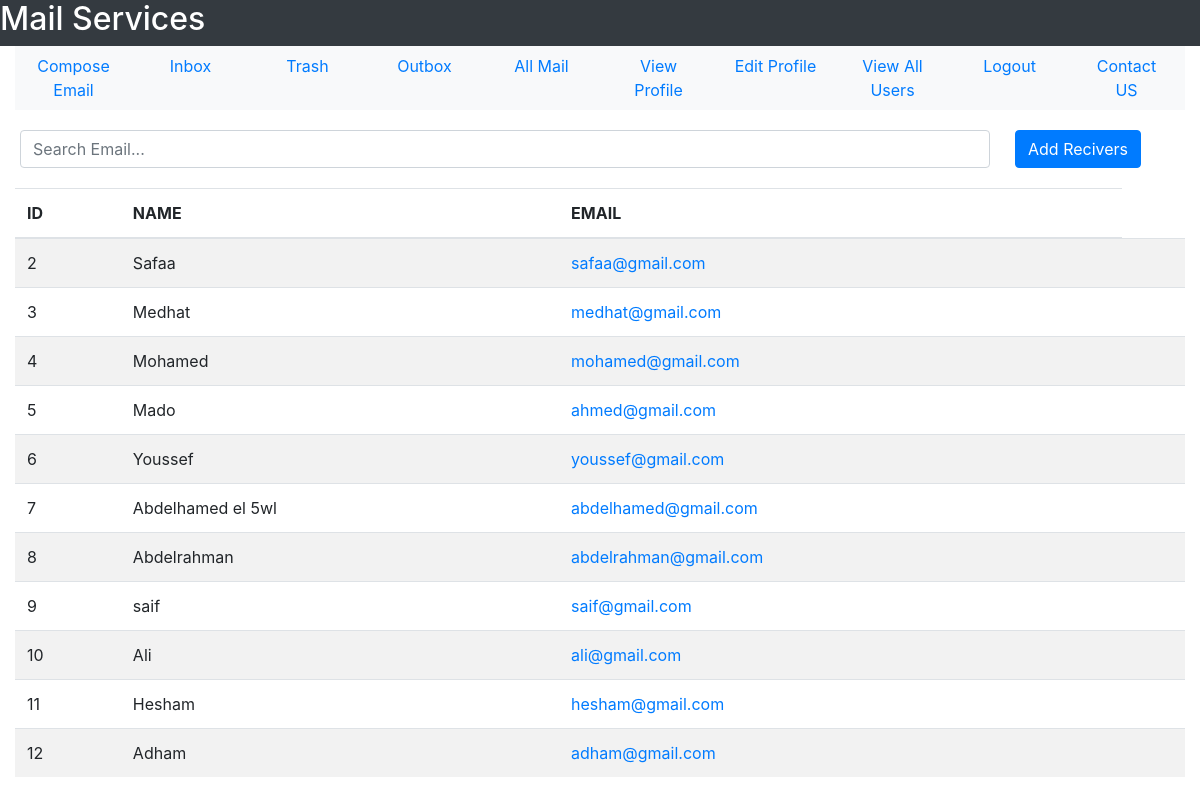
/All-Users (signed in), run on an earlier commit of the app's database.
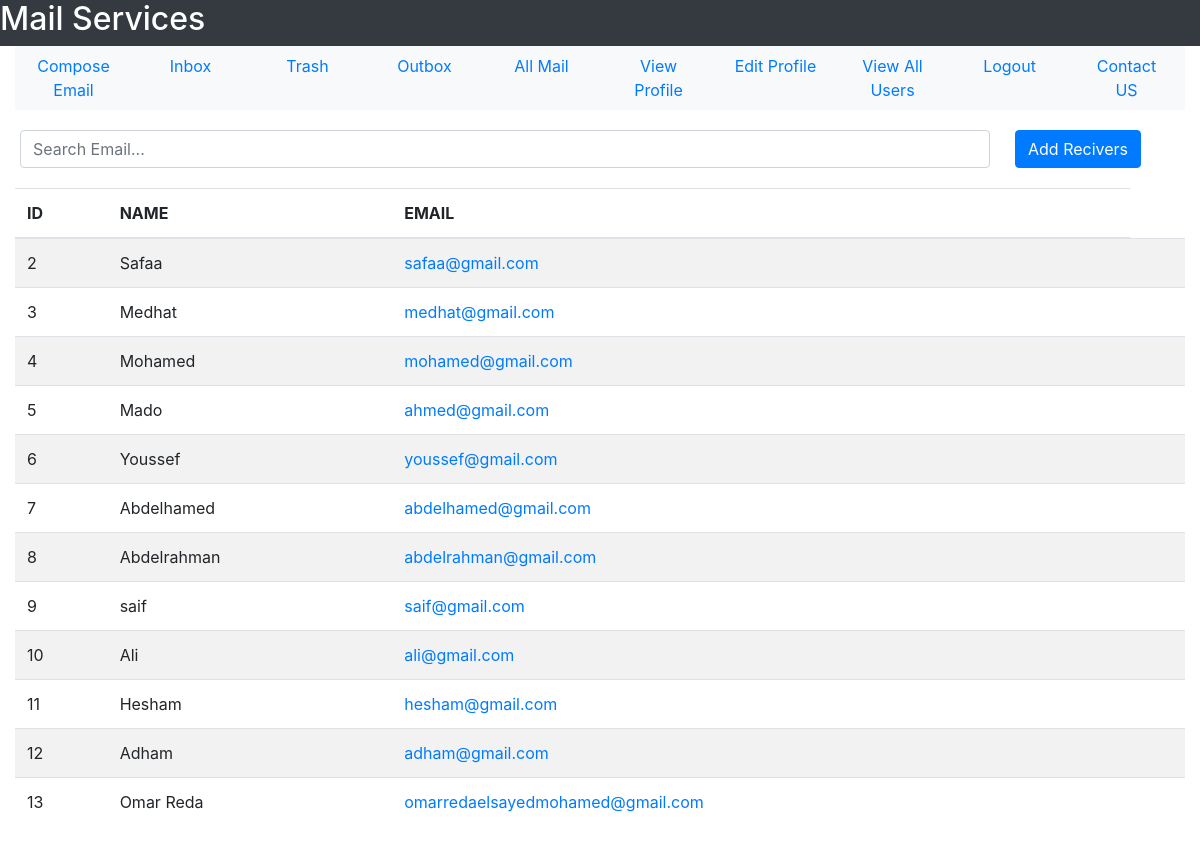
And on a later commit of the database.
### tables this page shows
CREATE TABLE user(user_id INTEGER PRIMARY KEY, user_name TEXT NOT NULL, user_email TEXT NOT NULL, user_password TEXT  NOT NULL, user_gender TEXT NOT NULL, user_date_of_birth TEXT NOT NULL, user_city TEXT NOT NULL, user_country TEXT NOT NULL, user_contact INTEGER, user_account_creation_date TEXT NOT NULL, user_active INTEGER DEFAULT 0 CHECK(user_active == 1 OR user_active == 0), UNIQUE(user_email));

### User/User_Profile/user.py (the view)
@user_profile_bp.route('/All-Users')
def view_all_users():
    sqlite_connection = sqlite3.connect('Mail_DB.db')
    select_allusers_query = """SELECT user_id , user_name, user_email FROM user WHERE user_id != ?;"""
    allUsers = sqlite_connection.execute(select_allusers_query, (get_user_id(session["email"]),)).fetchall()
    sqlite_connection.close()
    return render_template("User_Profile/allUsers.html", allUsers = allUsers)

### User/User_Mail/user_mail.py (called while the page is built)
def get_user_id(user_email):
    sqlite_connection = sqlite3.connect('MAIL_DB.db')
    select_user_query = """SELECT user_id FROM user WHERE user_email = ?;"""
    select_user_query_data = (user_email,)
    user_record = sqlite_connection.execute(select_user_query, select_user_query_data)
    user_id = 0
    for data in user_record:
        user_id = data[0]
    sqlite_connection.close()
    return user_id

### User/User_Profile/templates/User_Profile/allUsers.html (shortened to what this page needs)
<!DOCTYPE html>
<html lang = "en">
    <head>
        <link rel="stylesheet" href="https://maxcdn.bootstrapcdn.com/bootstrap/4.5.2/css/bootstrap.min.css">
    </head>
    <body>
        <div class = "container-fluid">
        <div class = "row bg-dark text-white">
            <h2>Mail Services</h2>
        </div>
        <div>
            <ul class = "nav nav-justified bg-light">
                <li class = 'nav-item'>
                    <a href = "{{url_for('user_mail_bp.compose_email')}}" class = 'nav-link'>Compose Email</a>
                </li>
                <li class = 'nav-item'>
                    <a href = "{{url_for('user_mail_bp.see_inbox')}}" class = 'nav-link'>Inbox</a>
                </li>
                <li class = 'nav-item'>
                    <a href = "{{url_for('user_mail_bp.trash')}}" class = 'nav-link'>Trash</a>
                </li>
                <li class = 'nav-item'>
                    <a href = "{{url_for('user_mail_bp.see_outbox')}}" class = 'nav-link'>Outbox</a>
                </li>
                <li class = 'nav-item'>
                    <a href = "{{url_for('user_mail_bp.see_all_mail')}}" class = 'nav-link'>All Mail</a>
                </li>
                <li class = 'nav-item'>
                    <a href = "{{url_for('user_profile_bp.view_profile')}}" class = 'nav-link'>View Profile</a>
                </li>
                <li class = 'nav-item'>
                    <a href = "{{url_for('user_profile_bp.edit_profile_form')}}" class = 'nav-link'>Edit Profile</a>
                </li>
                <li class = 'nav-item'>
                    <a href = "{{url_for('user_profile_bp.view_all_users')}}" class = 'nav-link'>View All Users</a>
                </li>
                <li class = 'nav-item'>
                    <a href = "{{url_for('user_profile_bp.logout')}}" class = 'nav-link'>Logout</a>
                </li>
                <li class = 'nav-item'>
                    <a href = "{{url_for('user_profile_bp.contact_us')}}" class = 'nav-link'>Contact US</a>
                </li>
            </ul>
        </div>
        <div class = "row">
            <div class = "col-10">
                <input type = "text" class = "form-control" id = "userInput" placeholder = "Search Email..." style = "margin-top: 20px;margin-bottom: 20px;">
            </div>
            <div class = "col-2">
                <button class = "btn btn-primary" id = "addReceiversButton" style = "margin-top: 20px;">Add Recivers</button>
            </div>
        </div>
        <table class = "table table-striped">
            <thead>
            <tr>
                <th>ID</th>
                <th>NAME</th>
                <th>EMAIL</th>
            </tr>
            </thead>
            <tbody>
            {%for user in allUsers:%}
                <tr id = "row">
                    <td id = "userID">{{user[0]}}</td>
                    <td id = "userName">{{user[1]}}</td>
                    <td><a id = "userMail" href = "{{url_for('user_mail_bp.compose_to_email', user_mail = user[2])}}">{{user[2]}}</a></td>
                    <td><button class = "btn btn-primary btn-sm" id = "addBtns" style = "display: none;">Add</button></td>
                </tr>
            {%endfor%}
            </tbody>
        </table>
        <div>
        <table style = "height: 100px;">
            <tr>
                <td>
                </td>
                <td>
                </td>
                <td>
                </td>
                <td>
                </td>
                </tr>
        </table>
        </div>
        </div>
    </body>
    </html>

What changed in the data, as far as the page shows it:
changed user "abdelhamed@gmail.com": user_name "Abdelhamed el 5wl" → "Abdelhamed"
added user: user_id "13", user_name "Omar Reda", user_email "omarredaelsayedmohamed@gmail.com"
